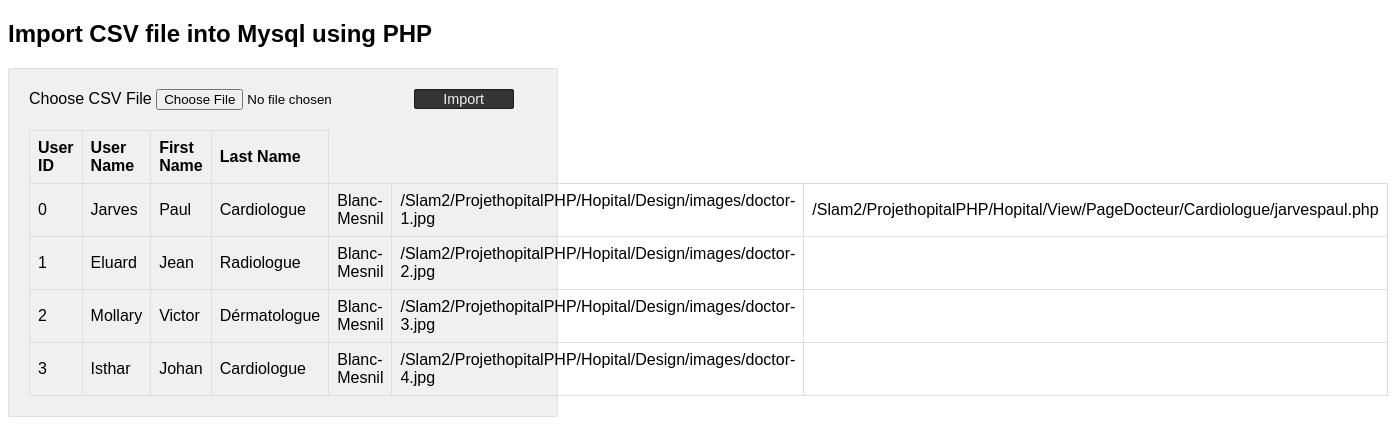
The app's page /Hopital/View/Mdp/index.php, older data.
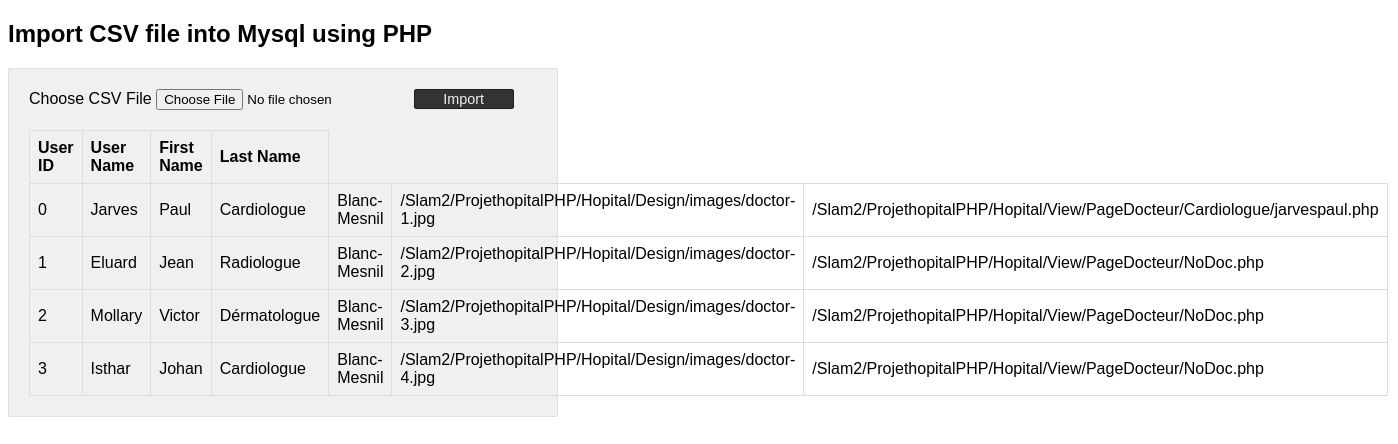
The same page, newer data.
### tables this page shows
CREATE TABLE IF NOT EXISTS `infomedecin` (
  `idMedecin` int(11) NOT NULL,
  `nom` varchar(25) NOT NULL,
  `prenom` varchar(25) NOT NULL,
  `spe` varchar(20) NOT NULL,
  `lieu` varchar(35) NOT NULL,
  `photo` text NOT NULL,
  `lien` text NOT NULL,
  PRIMARY KEY (`idMedecin`)
);

### Hopital/View/Mdp/DataSource.php (called while the page is built, shortened)
<?php
class DataSource
{
    private $conn;
    function __construct()
    {
        $this->conn = $this->getConnection();
    }
    public function getConnection()
    {
        $conn = new \mysqli(self::HOST, self::USERNAME, self::PASSWORD, self::DATABASENAME);
        $conn->set_charset("utf8");
        return $conn;
    }
    public function select($query, $paramType = "", $paramArray = array())
    {
        $stmt = $this->conn->prepare($query);
        $stmt->execute();
        $result = $stmt->get_result();
        if ($result->num_rows > 0) {
            while ($row = $result->fetch_assoc()) {
                $resultset[] = $row;
            }
        }
        if (! empty($resultset)) {
            return $resultset;
        }
    }
}

### Hopital/View/Mdp/index.php (the view, shortened to what this page needs)
<?php
require_once 'DataSource.php';
$db = new DataSource();
?>
<!DOCTYPE html>
<html>
<head>
</head>
<body>
    <h2>Import CSV file into Mysql using PHP</h2>
    <div class="outer-scontainer">
        <div class="row">
            <form class="form-horizontal" action="" method="post"
                name="frmCSVImport" id="frmCSVImport"
                enctype="multipart/form-data">
                <div class="input-row">
                    <label class="col-md-4 control-label">Choose CSV
                        File</label> <input type="file" name="file"
                        id="file" accept=".csv">
                    <button type="submit" id="submit" name="import"
                        class="btn-submit">Import</button>
                    <br />
                </div>
            </form>
        </div>
               <?php
            $sqlSelect = "SELECT * FROM infomedecin";
            $result = $db->select($sqlSelect);
            if (! empty($result)) {
                ?>
            <table id='userTable'>
            <thead>
                <tr>
                    <th>User ID</th>
                    <th>User Name</th>
                    <th>First Name</th>
                    <th>Last Name</th>
                </tr>
            </thead>
<?php
                foreach ($result as $row) {
                    ?>
                <tbody>
                <tr>
                    <td><?php  echo $row['idMedecin']; ?></td>
                    <td><?php  echo $row['nom']; ?></td>
                    <td><?php  echo $row['prenom']; ?></td>
                    <td><?php  echo $row['spe']; ?></td>
                    <td><?php  echo $row['lieu']; ?></td>
                    <td><?php  echo $row['photo']; ?></td>
                    <td><?php  echo $row['lien']; ?></td>
                </tr>
                    <?php
                }
                ?>
                </tbody>
        </table>
        <?php } ?>
    </div>
</body>
</html>

Row changes from the older to the newer data that the page shows:
changed infomedecin "Eluard": lien (not shown) → "/Slam2/ProjethopitalPHP/Hopital/View/PageDocteur/NoDoc.php"
changed infomedecin "Mollary": lien (not shown) → "/Slam2/ProjethopitalPHP/Hopital/View/PageDocteur/NoDoc.php"
changed infomedecin "Isthar": lien (not shown) → "/Slam2/ProjethopitalPHP/Hopital/View/PageDocteur/NoDoc.php"
